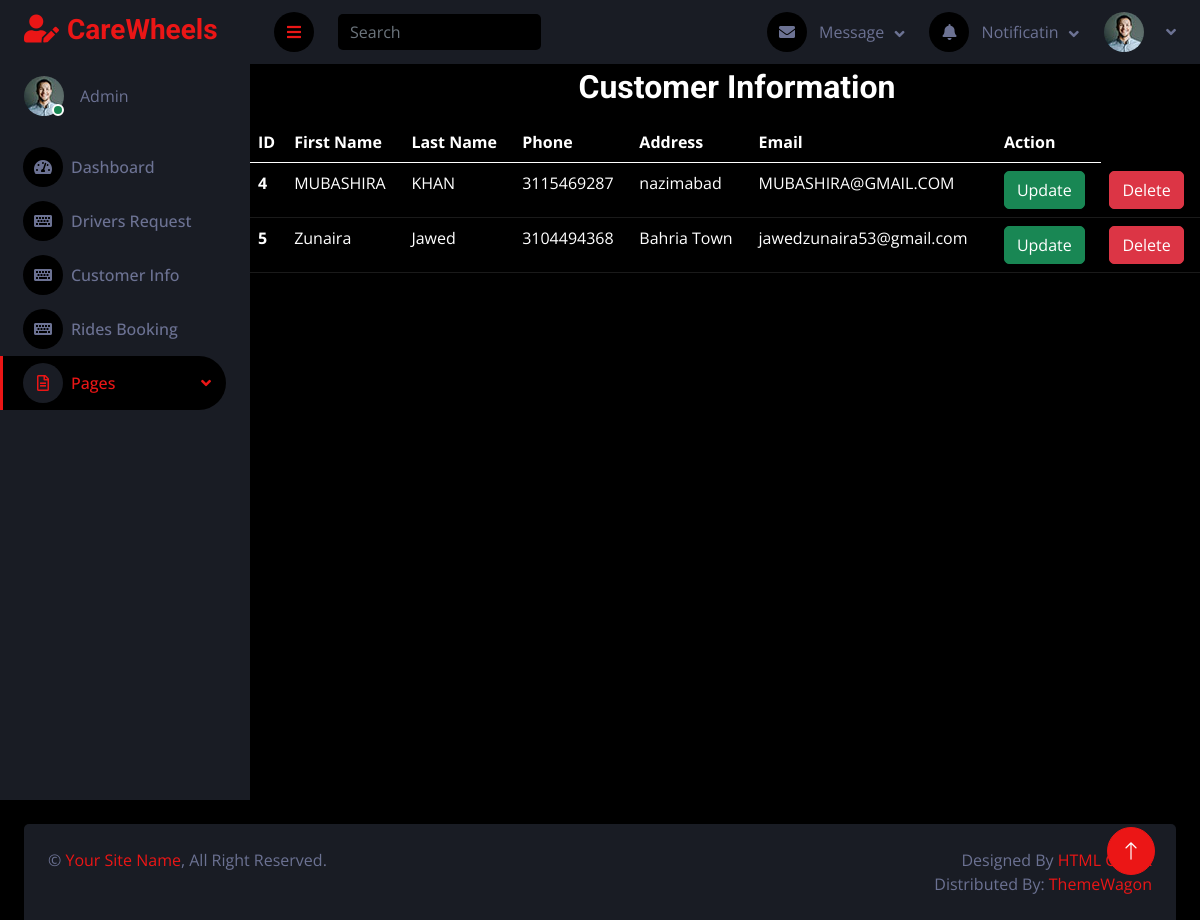
Screenshot of /admin/customer_view.php (signed in) with the database file from the repository.
### tables this page shows
CREATE TABLE `customers_info` (
  `c_id` int(11) NOT NULL,
  `c_firstname` varchar(55) NOT NULL,
  `c_lastname` varchar(55) NOT NULL,
  `c_phone` bigint(20) NOT NULL,
  `c_address` varchar(55) NOT NULL,
  `c_email` varchar(55) NOT NULL,
  `c_password` varchar(55) NOT NULL
);

### admin/customer_view.php (the view, shortened to what this page needs)
<!DOCTYPE html>
<?php
require("connect.php");
if($_SESSION["a_email"]){
?>
<html lang="en">
<head>
    <link href="https://cdnjs.cloudflare.com/ajax/libs/font-awesome/5.10.0/css/all.min.css" rel="stylesheet">
    <link href="https://cdn.jsdelivr.net/npm/bootstrap-icons@1.4.1/font/bootstrap-icons.css" rel="stylesheet">
    <link href="lib/owlcarousel/assets/owl.carousel.min.css" rel="stylesheet">
    <link href="lib/tempusdominus/css/tempusdominus-bootstrap-4.min.css" rel="stylesheet" />
    <link href="css/bootstrap.min.css" rel="stylesheet">
    <link href="css/style.css" rel="stylesheet">
</head>
<body>
<div class="page-wrapper">
<?php
include('sidebar.php');
?>
   <div class="d-md-flex justify-content-center mb-2 mt-1 ms-4"><h2>Customer Information</h2></div>
<table class="table table-dark table-hover">
  <thead>
    <tr>
      <th scope="col">ID</th>
      <th scope="col">First Name</th>
      <th scope="col">Last Name</th>
      <th scope="col">Phone</th>
      <th scope="col">Address</th>
      <th scope="col">Email</th>
      <th scope="col">Action</th>
    </tr>
  </thead>
  <tbody>
  <?php
  $cquery = "SELECT * FROM `customers_info`";
  $cresult = mysqli_query($conn,$cquery);
     while($row=mysqli_fetch_assoc($cresult))
     {
       ?>
    <tr>
      <th scope="row"><?php echo $row['c_id'];?></th>
      <td><?php echo $row['c_firstname'];?></td>
      <td><?php echo $row['c_lastname'];?></td>
      <td><?php echo $row['c_phone'];?></td>
      <td><?php echo $row['c_address'];?></td>
      <td><?php echo $row['c_email'];?></td>
      <td><a name="update" id="update" class="btn btn-success" href="customer_update.php?id=<?php echo $row["c_id"]?>" role="button">Update</a>  </td>
      <td><a name="delete" id="delete" class="btn btn-danger" href="customer_delete.php?id=<?php echo $row["c_id"]?>" role="button">Delete</a>  </td>
    </tr>
    <?php
     }
       ?>
  </tbody>
</table>
</div>
        <a href="#" class="btn btn-lg btn-primary btn-lg-square back-to-top"><i class="bi bi-arrow-up"></i></a>
    <?php
include('footer.php');
?>
</body>
</html>
<?php
}
else{
    header("location:signin.php");
}
?>

### admin/css/style.css (style rules this page uses)
:root { --primary: #EB1616; --secondary: #191C24; --light: #6C7293; --dark: #000000; }
.back-to-top { position: fixed; display: none; right: 45px; bottom: 45px; z-index: 99; }
.btn { transition: .5s; }
.btn-lg-square { width: 48px; height: 48px; }
.btn-square, .btn-sm-square, .btn-lg-square { padding: 0; display: inline-flex; align-items: center; justify-content: center; font-weight: normal; border-radius: 50px; }

### rows the page displays
customers_info: c_id "4", c_firstname "MUBASHIRA", c_lastname "KHAN", c_phone "3115469287", c_address "nazimabad", c_email "MUBASHIRA@GMAIL.COM"
customers_info: c_id "5", c_firstname "Zunaira", c_lastname "Jawed", c_phone "3104494368", c_address "Bahria Town", c_email "jawedzunaira53@gmail.com"
